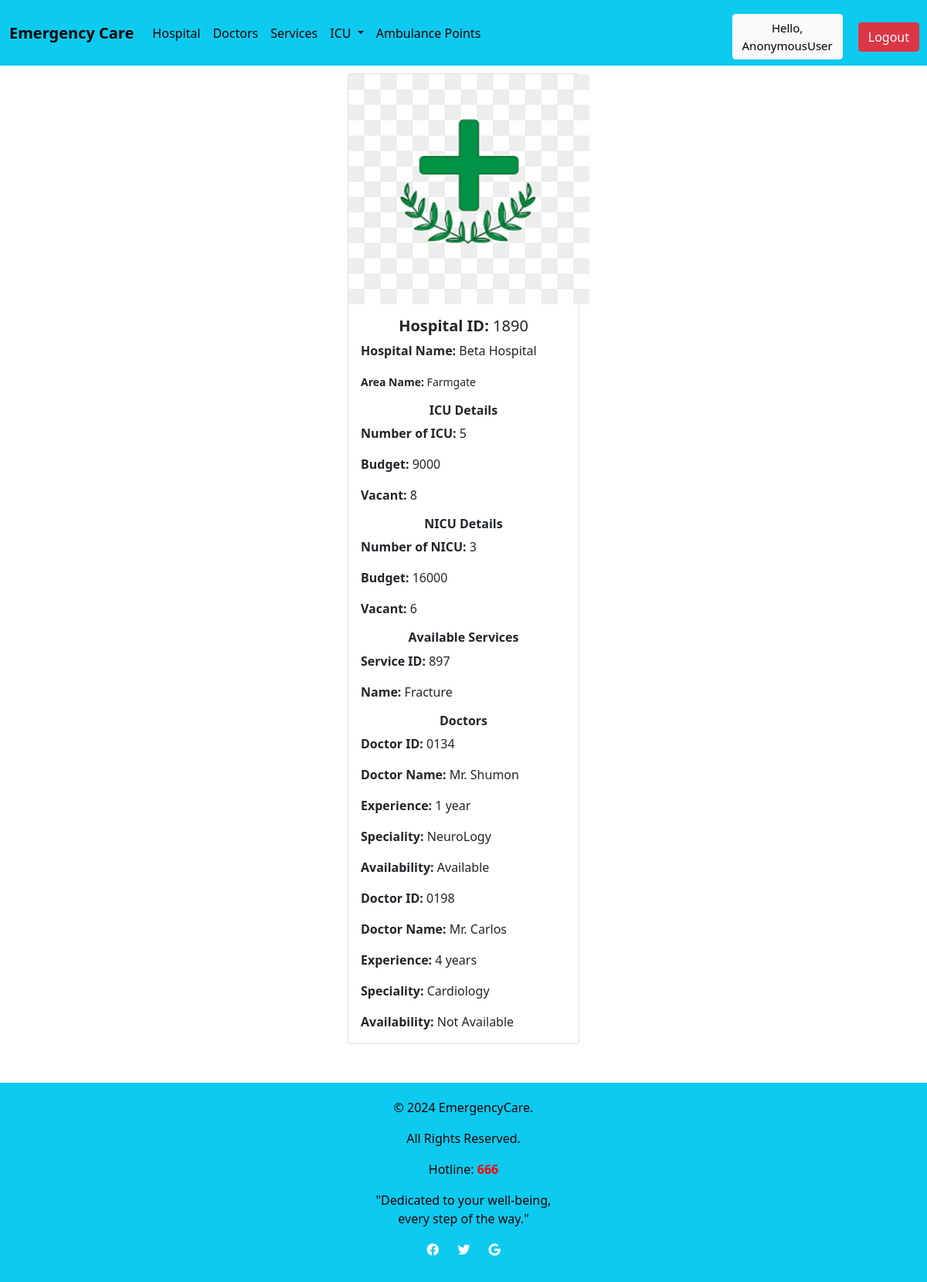
The page /hospital/details/1890/ on the database as committed earlier.
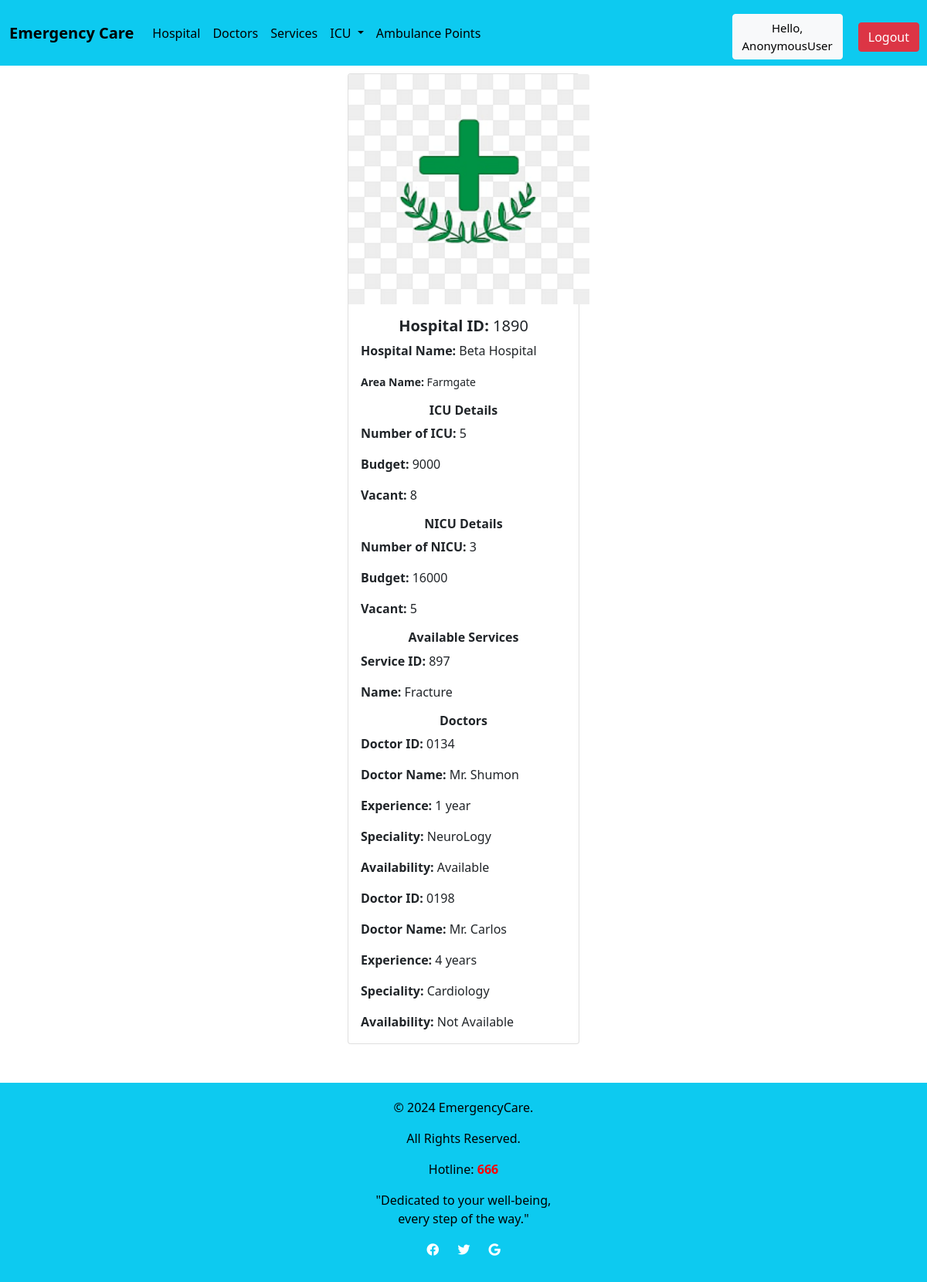
The same page on the database as committed later.
### emergencycare/models.py (models this page shows, shortened)
class NICU(models.Model):
    H_Name = models.ForeignKey(Hospital, on_delete=models.CASCADE)
    Number_of_NICU = models.IntegerField(blank=True, null=True)
    NICU_Budget = models.IntegerField(blank=True, null=True)
    Vacant = models.IntegerField(blank=True, null=True)

### emergencycare/views.py (the view)
# urls.py: path('hospital/details/<str:id>/', e_views.details, name='Details'),
def details(request, id):
    hospital = get_object_or_404(Hospital, H_ID=id)
    icuvac = ICUVacancy.objects.filter(H_Name=hospital)
    nicu = NICU.objects.filter(H_Name=hospital)
    services = Services.objects.filter(H_Name=hospital)
    doctorlist = DoctorList.objects.filter(H_Name=hospital)
    context = {
        'hospital': hospital,
        'icuvac': icuvac,
        'nicu': nicu,
        'services': services,
        'doctorlist': doctorlist,
    }
    return render(request, 'Details.html', context)

### emergencycare/models.py (called while the page is built)
    def __str__(self):
        return self.Area_name

### templates/Details.html (shortened to what this page needs)
{% extends 'hospital.html' %}
{% block content %}
{% load static %}
<div class="card mb-3 col-md-3"
     style="display: block; margin-left: auto; margin-right: auto; margin-top: 10px;">
    {% if hospital.image %}
        <img src="{{ hospital.image.url }}" class="card-img-top" alt="..." style="height: 298px; width: 312px;">
    {% else %}
        <img src="{% static 'images/default.jpg' %}" class="card-img-top" alt="No Image Available" style="height: 298px; width: 312px;">
    {% endif %}
    <div class="card-body">
        <h5 class="card-title" align="center"><b>Hospital ID:</b> {{ hospital.H_ID }}</h5>
        <p class="card-text"><b>Hospital Name:</b> {{ hospital.H_name }}</p>
        <p class="card-text"><small class="text-body-secondary"><b>Area Name:</b> {{ hospital.Area_name }}</small></p>
        <h6 class="card-title" align="center"><b>ICU Details</b></h6>
        {% if icuvac %}
            {% for i in icuvac %}
                <p class="card-text"><b>Number of ICU:</b> {{ i.Number_of_ICU }}</p>
                <p class="card-text"><b>Budget:</b> {{ i.ICU_Budget }}</p>
                <p class="card-text"><b>Vacant:</b> {{ i.Vacant }}</p>
            {% endfor %}
        {% else %}
            <p class="card-text" style="text-align: center;">None available</p>
        {% endif %}
        <h6 class="card-title" align="center"><b>NICU Details</b></h6>
        {% if nicu %}
            {% for n in nicu %}
                <p class="card-text"><b>Number of NICU:</b> {{ n.Number_of_NICU }}</p>
                <p class="card-text"><b>Budget:</b> {{ n.NICU_Budget }}</p>
                <p class="card-text"><b>Vacant:</b> {{ n.Vacant }}</p>
            {% endfor %}
        {% else %}
            <p class="card-text" style="text-align: center;">None available</p>
        {% endif %}
        <h6 class="card-title" align="center"><b>Available Services</b></h6>
        {% if services %}
            {% for s in services %}
                <p class="card-text"><b>Service ID:</b> {{ s.S_ID }}</p>
                <p class="card-text"><b>Name:</b> {{ s.S_Name }}</p>
            {% endfor %}
        {% else %}
            <p class="card-text" style="text-align: center;">None available</p>
        {% endif %}
        <h6 class="card-title" align="center"><b>Doctors</b></h6>
        {% if doctorlist %}
            {% for d in doctorlist %}
                <p class="card-text"><b>Doctor ID:</b> {{ d.D_ID }}</p>
                <p class="card-text"><b>Doctor Name:</b> {{ d.D_Name }}</p>
                <p class="card-text"><b>Experience:</b> {{ d.D_Experience }}</p>
                <p class="card-text"><b>Speciality:</b> {{ d.D_Speciality }}</p>
                <p class="card-text"><b>Availability:</b> {{ d.Availability }}</p>
            {% endfor %}
        {% else %}
            <p class="card-text" style="text-align: center;">None available</p>
        {% endif %}
    </div>
</div>
{% endblock %}

Rows that differ between the two databases and show on the page:
changed NICU: Vacant "6" → "5"
